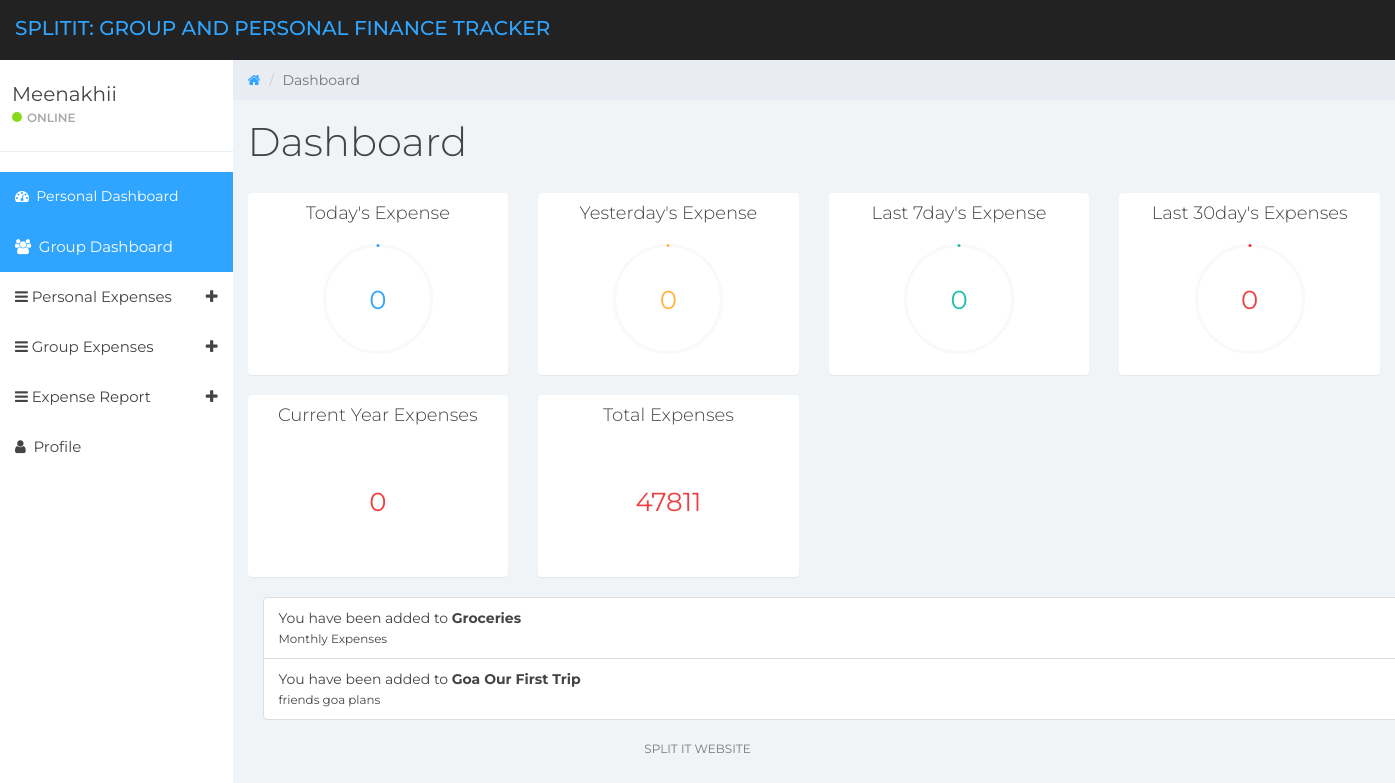
Screenshot of /dashboard.php (signed in) with the database file from the repository.
### tables this page shows
CREATE TABLE `tbluser` (
  `ID` int(10) NOT NULL,
  `FullName` varchar(150) DEFAULT NULL,
  `Email` varchar(200) DEFAULT NULL,
  `MobileNumber` bigint(10) DEFAULT NULL,
  `Password` varchar(200) DEFAULT NULL,
  `RegDate` timestamp NOT NULL DEFAULT current_timestamp(),
  `qr_code` varchar(255) NOT NULL,
  `profile_photo` varchar(999) NOT NULL,
  `address` varchar(999) NOT NULL,
  `profession` varchar(999) NOT NULL,
  `age` varchar(100) NOT NULL
);

CREATE TABLE `group_members` (
  `id` int(11) NOT NULL,
  `group_id` int(11) NOT NULL,
  `user_id` int(11) NOT NULL,
  `memer_no` varchar(100) NOT NULL
);

CREATE TABLE `user_group` (
  `group_id` int(11) NOT NULL,
  `group_name` varchar(255) NOT NULL,
  `group_description` text NOT NULL,
  `created_by` varchar(100) NOT NULL
);

### dashboard.php (the view, shortened to what this page needs)
<?php
if (strlen($_SESSION['detsuid']==0)) {
  header('location:logout.php');
  } else{
  ?>
<!DOCTYPE html>
<html>
<head>
	<link href="css/bootstrap.min.css" rel="stylesheet">
	<link href="css/font-awesome.min.css" rel="stylesheet">
	<link href="css/datepicker3.css" rel="stylesheet">
	<link href="css/styles.css" rel="stylesheet">
</head>
<body>
	<?php include_once('includes/header.php');?>
	<?php include_once('includes/sidebar.php');?>
	<div class="col-sm-9 col-sm-offset-3 col-lg-10 col-lg-offset-2 main">
		<div class="row">
			<ol class="breadcrumb">
				<li><a href="#">
					<em class="fa fa-home"></em>
				</a></li>
				<li class="active">Dashboard</li>
			</ol>
		</div>
		<div class="row">
			<div class="col-lg-12">
				<h1 class="page-header">Dashboard</h1>
			</div>
		</div>
		<div class="row">
			<div class="col-xs-6 col-md-3">
				<div class="panel panel-default">
					<div class="panel-body easypiechart-panel">
<?php
$userid=$_SESSION['detsuid'];
$tdate=date('Y-m-d');
$query=mysqli_query($con,"select sum(ExpenseCost)  as todaysexpense from tblexpense where (ExpenseDate)='$tdate' && (UserId='$userid');");
$result=mysqli_fetch_array($query);
$sum_today_expense=$result['todaysexpense'];
 ?>
						<h4>Today's Expense</h4>
						<div class="easypiechart" id="easypiechart-blue" data-percent="<?php echo $sum_today_expense;?>" ><span class="percent"><?php if($sum_today_expense==""){
echo "0";
} else {
echo $sum_today_expense;
}
	?></span></div>
					</div>
				</div>
			</div>
			<div class="col-xs-6 col-md-3">
				<div class="panel panel-default">
					<?php
$userid=$_SESSION['detsuid'];
$ydate=date('Y-m-d',strtotime("-1 days"));
$query1=mysqli_query($con,"select sum(ExpenseCost)  as yesterdayexpense from tblexpense where (ExpenseDate)='$ydate' && (UserId='$userid');");
$result1=mysqli_fetch_array($query1);
$sum_yesterday_expense=$result1['yesterdayexpense'];
 ?>
					<div class="panel-body easypiechart-panel">
						<h4>Yesterday's Expense</h4>
						<div class="easypiechart" id="easypiechart-orange" data-percent="<?php echo $sum_yesterday_expense;?>" ><span class="percent"><?php if($sum_yesterday_expense==""){
echo "0";
} else {
echo $sum_yesterday_expense;
}
	?></span></div>
					</div>
				</div>
			</div>
			<div class="col-xs-6 col-md-3">
				<div class="panel panel-default">
					<?php
$userid=$_SESSION['detsuid'];
 $pastdate=  date("Y-m-d", strtotime("-1 week"));
$crrntdte=date("Y-m-d");
$query2=mysqli_query($con,"select sum(ExpenseCost)  as weeklyexpense from tblexpense where ((ExpenseDate) between '$pastdate' and '$crrntdte') && (UserId='$userid');");
$result2=mysqli_fetch_array($query2);
$sum_weekly_expense=$result2['weeklyexpense'];
 ?>
					<div class="panel-body easypiechart-panel">
						<h4>Last 7day's Expense</h4>
						<div class="easypiechart" id="easypiechart-teal" data-percent="<?php echo $sum_weekly_expense;?>"><span class="percent"><?php if($sum_weekly_expense==""){
echo "0";
} else {
echo $sum_weekly_expense;
}
	?></span></div>
					</div>
				</div>
			</div>
			<div class="col-xs-6 col-md-3">
				<div class="panel panel-default">
					<?php
$userid=$_SESSION['detsuid'];
 $monthdate=  date("Y-m-d", strtotime("-1 month"));
$crrntdte=date("Y-m-d");
$query3=mysqli_query($con,"select sum(ExpenseCost)  as monthlyexpense from tblexpense where ((ExpenseDate) between '$monthdate' and '$crrntdte') && (UserId='$userid');");
$result3=mysqli_fetch_array($query3);
$sum_monthly_expense=$result3['monthlyexpense'];
 ?>
					<div class="panel-body easypiechart-panel">
						<h4>Last 30day's Expenses</h4>
						<div class="easypiechart" id="easypiechart-red" data-percent="<?php echo $sum_monthly_expense;?>" ><span class="percent"><?php if($sum_monthly_expense==""){
echo "0";
} else {
echo $sum_monthly_expense;
}
	?></span></div>
					</div>
				</div>
			</div>
		</div>
			<div class="row">
			<div class="col-xs-6 col-md-3">
				<div class="panel panel-default">
					<?php
$userid=$_SESSION['detsuid'];
 $cyear= date("Y");
$query4=mysqli_query($con,"select sum(ExpenseCost)  as yearlyexpense from tblexpense where (year(ExpenseDate)='$cyear') && (UserId='$userid');");
$result4=mysqli_fetch_array($query4);
$sum_yearly_expense=$result4['yearlyexpense'];
 ?>
					<div class="panel-body easypiechart-panel">
						<h4>Current Year Expenses</h4>
						<div class="easypiechart" id="easypiechart-red" data-percent="<?php echo $sum_yearly_expense;?>" ><span class="percent"><?php if($sum_yearly_expense==""){
echo "0";
} else {
echo $sum_yearly_expense;
}
	?></span></div>
					</div>
				</div>
			</div>
		<div class="col-xs-6 col-md-3">
				<div class="panel panel-default">
					<?php
$userid=$_SESSION['detsuid'];
$query5=mysqli_query($con,"select sum(ExpenseCost)  as totalexpense from tblexpense where UserId='$userid';");
$result5=mysqli_fetch_array($query5);
$sum_total_expense=$result5['totalexpense'];
 ?>
					<div class="panel-body easypiechart-panel">
						<h4>Total Expenses</h4>
						<div class="easypiechart" id="easypiechart-red" data-percent="<?php echo $sum_total_expense;?>" ><span class="percent"><?php if($sum_total_expense==""){
echo "0";
} else {
echo $sum_total_expense;
}
	?></span></div>
					</div>
				</div>
			</div>
		</div>
	<?php
include('includes/dbconnection.php');
 $user_id = $_SESSION['detsuid'];
$query = "SELECT ug.group_name, ug.group_description, gm.group_id
          FROM group_members gm
          JOIN user_group ug ON gm.group_id = ug.group_id
          WHERE gm.user_id = '$user_id'
          ORDER BY gm.id DESC";
$result = mysqli_query($con, $query);
?>
    <div class="container mt-5">
       <ul class="list-group">
            <?php while ($row = mysqli_fetch_assoc($result)) { ?>
                <li class="list-group-item">
                    You have been added to <strong><?php echo htmlspecialchars($row['group_name']); ?></strong>
                    <br>
                    <small><?php echo htmlspecialchars($row['group_description']); ?></small>
                </li>
            <?php } ?>
        </ul>
    </div>
	</div>
	<?php include_once('includes/footer.php');?>
</body>
</html>
<?php } ?>

### includes/sidebar.php (shortened to what this page needs)
<?php
include('includes/dbconnection.php');
?>
<div id="sidebar-collapse" class="col-sm-3 col-lg-2 sidebar">
        <div class="profile-sidebar">
            <div class="profile-usertitle">
                <?php
$uid=$_SESSION['detsuid'];
$ret=mysqli_query($con,"select FullName from tbluser where ID='$uid'");
$row=mysqli_fetch_array($ret);
$name=$row['FullName'];
?>
                <div class="profile-usertitle-name"><?php echo $name; ?></div>
                <div class="profile-usertitle-status"><span class="indicator label-success"></span>Online</div>
            </div>
        </div>
        <ul class="nav menu">
            <li class="active"><a href="dashboard.php" style="font-size:14px;"><em class="fa fa-dashboard">&nbsp;</em> Personal Dashboard</a></li>
             <li class="active"><a href="group_dashboard.php"><em class="fa fa-users">&nbsp;</em> Group Dashboard</a></li>
            <li class="parent "><a data-toggle="collapse" href="#sub-item-1">
                <em class="fa fa-navicon">&nbsp;</em>Personal Expenses <span data-toggle="collapse" href="#sub-item-1" class="icon pull-right"><em class="fa fa-plus"></em></span>
                </a>
            </li>
               <li class="parent "><a data-toggle="collapse" href="#sub-item-9">
                <em class="fa fa-navicon">&nbsp;</em>Group Expenses
                 <span data-toggle="collapse" href="#sub-item-9" class="icon pull-right"><em class="fa fa-plus"></em></span>
                </a>
            </li>
  <li class="parent "><a data-toggle="collapse" href="#sub-item-2">
                <em class="fa fa-navicon">&nbsp;</em>Expense Report
                <span data-toggle="collapse" href="#sub-item-2" class="icon pull-right"><em class="fa fa-plus"></em></span>
                </a>
            </li>
            <li><a href="user-profile.php"><em class="fa fa-user">&nbsp;</em> Profile</a></li>
        </ul>
    </div>

### css/styles.css (style rules this page uses)
body { background: #f1f4f7; padding-top: 60px; font-size: 14px; color: #444444; font-family: "Montserrat", "Helvetica Neue", Helvetica, Arial, sans-serif; }
a, a:hover, a:focus { color: #30a5ff; }
h1, h2, h3, h4, h5, h6 { color: #444444; }
h1 { font-weight: 300; font-size: 40px; }
h3, h4 { font-weight: 300; }
.label-success { background-color: #8ad919; }
.panel { border: 0; }
.sidebar { display: block; padding: 0; display: none; box-shadow: none; background: #fff; }
.sidebar ul { margin: 20px 0px; }
@media (min-width: 768px) { .sidebar { display: block; position: fixed; top: 60px; bottom: 0; left: 0; z-index: 1000; display: block; margin: 0; padding: 0; overflow-x: hidden; overflow-y: auto; } }
.sidebar ul.nav .active a, .sidebar ul.nav li.parent a.active, .sidebar ul.nav .active > a:hover, .sidebar ul.nav li.parent a.active:hover, .sidebar ul.nav .active > a:focus, .sidebar ul.nav li.parent a.active:focus { color: #fff; background-color: #30a5ff; }
.sidebar ul.nav li a { height: 50px; font-size: 15px; line-height: 2em; color: #444444; }
.profile-sidebar { padding: 10px 0; border-bottom: 1px solid #e9ecf2; }
.indicator { width: 10px; height: 10px; display: inline-block; border-radius: 9999px; margin-right: 5px; }
.profile-usertitle { float: left; text-align: left; margin: 10px 0 0 12px; }
.profile-usertitle-name { font-size: 20px; margin-bottom: 0px; }
.profile-usertitle-status { text-transform: uppercase; color: #AAA; font-size: 12px; font-weight: 600; margin-bottom: 15px; }
.breadcrumb { border-radius: 0; padding: 10px 15px 10px 15px; background: #e9ecf2; margin: 0; }
h1.page-header { margin-top: 20px; border-bottom: 0; }
.easypiechart-panel { text-align: center; padding: 1px 0; margin-bottom: 20px; }
.easypiechart { position: relative; text-align: center; width: 120px; height: 120px; margin: 20px auto 10px auto; }
.easypiechart .percent { display: block; position: absolute; font-size: 26px; top: 38px; width: 120px; }
#easypiechart-blue .percent { color: #30a5ff; }
#easypiechart-teal .percent { color: #1ebfae; }
#easypiechart-orange .percent { color: #ffb53e; }
#easypiechart-red .percent { color: #ef4040; }

### rows the page displays
tbluser: FullName "Meenakhii"
group_members: group.group_name "Groceries", group.group_description "Monthly Expenses"
group_members: group.group_name "Goa Our First Trip", group.group_description "friends goa plans"

### other values shown
$sum_total_expense "47811"
